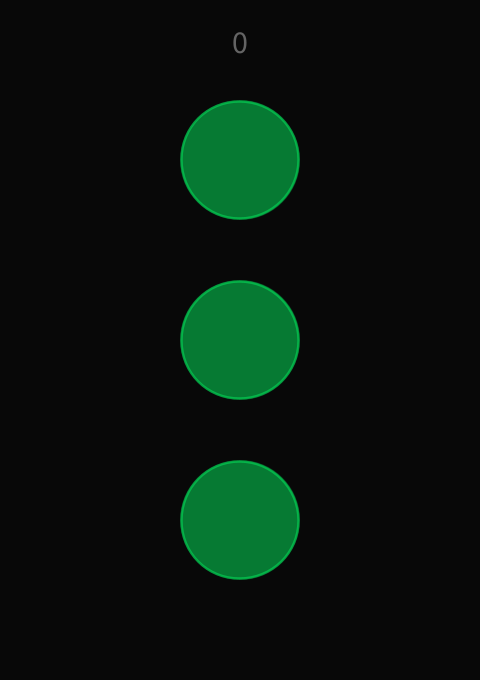
Frame 1 (no input)
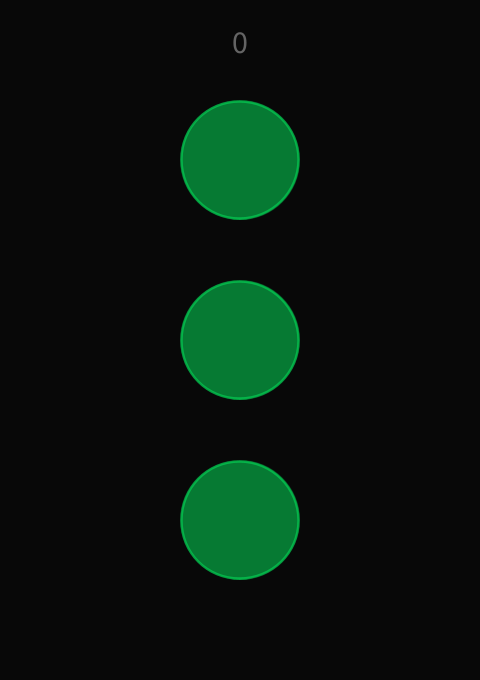
Frame 60 (the mouse pressed at the canvas centre just before this capture)
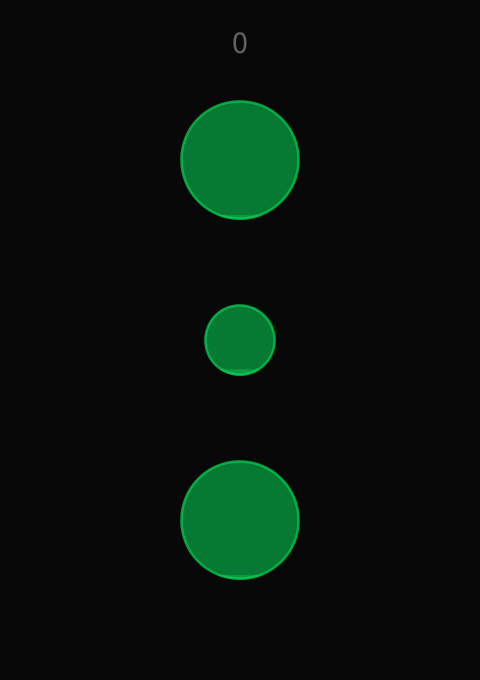
Frame 120 (the mouse held since frame 60 and released just before this capture)

The Processing sketch that drew these frames (run headless with seeded random() and noise(); from frame 60 on, the mouse is pressed at the canvas centre):

// Processing sketch: juegoClick
// ── juegoClick.pde
ArrayList<Cargador> cargadores;
boolean click = false;

int puntos; 

void setup() {
  size(480, 680);
  cargadores = new ArrayList<Cargador>();
  cargadores.add(new Cargador(width/2, height/2, 120));
  cargadores.add(new Cargador(width/2, height/2-180, 120));
  cargadores.add(new Cargador(width/2, height/2+180, 120));
}

void draw() {
  background(8);
  /*
  for(int i = 0; i < width; i++){
     line(i, height, i, height-pow(1.01,int(i+1))); 
  }
  */
  for (int i = 0; i < cargadores.size (); i++) {
    Cargador c = cargadores.get(i);
    c.update();
  }
  fill(100);
  textSize(32);
  textAlign(CENTER, TOP);
  text(puntos, width/2, 30);
  click = false;
}

void mouseClicked() {
  click = true;
}

class Cargador {
  boolean sobre, press;
  color col;
  float x, y, d;
  float carga, nivel;
  float timeSobre;
  Cargador(float x, float y, float d) {
    this.x = x;
    this.y = y;
    this.d = d;
    sobre = false;
    col = color(#02F762);
  }
  void update() {
    if (dist(x, y, mouseX, mouseY) < d/2) {
      sobre = true;
      timeSobre = min(timeSobre+0.1, 1);
    } else {
      sobre = false;
      timeSobre = max(timeSobre-0.1, 0);
    }
    press = false;
    if (sobre && click) {
      press = true;
      nivel += 0.6/pow(1.2, int(nivel+1));
    }
    float auxCar = 0.001*pow(1.1,int(nivel+1));
    if(sobre) auxCar *= 2;
    carga += auxCar;
    if (carga > 1) {
      carga = 0;
      puntos += 1;
    }
    show();
  }
  void show() {
    color col = this.col;
    if (press) col = color(255);
    float gro = d*0.02;
    float dd = d*map(sin(timeSobre*PI*0.5), 0, 1, 1, 0.6);
    fill(col, 70);
    noStroke();
    ellipse(x, y, dd, dd);
    arc(x, y, dd, dd, PI*0.5-PI*carga, PI*0.5+PI*carga, 2);
    dd = dd-gro;
    stroke(col, 120);
    strokeWeight(gro);
    ellipse(x, y, dd, dd);

    noFill();
    stroke(255);
    gro = d*0.02;
    dd = d-gro;
    strokeWeight(gro*timeSobre);
    strokeCap(SQUARE);
    float ang = PI*(nivel%1);
    arc(x, y, d+sin(timeSobre*PI/2)*d*0.2-gro, d+sin(timeSobre*PI/2)*d*0.2-gro, PI*1.5-ang, PI*1.5+ang);
  }
}
